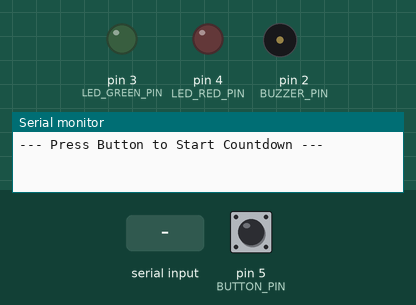
This sketch was run on a simulated Arduino Uno, built with avr-gcc and run on an emulated ATmega328P. On the bench: output pins drawn as LEDs (lit = HIGH), buzzer (waves = sounding, pin HIGH), the last lines printed to the serial monitor. Dashed ring = blinking. Inputs (shaded band) come from the test bench; at power-on: pin 5 (BUTTON_PIN) HIGH.

Above: at 1.2 s.
1.3 s: pin 5 (BUTTON_PIN) pulled LOW for 0.15 s
At 2.35 s:
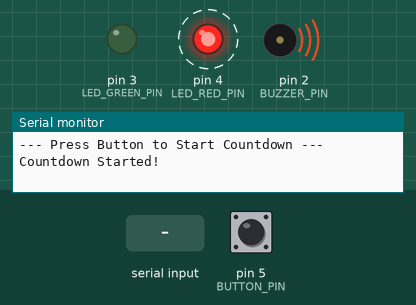
4.4 s: pin 5 (BUTTON_PIN) pulled LOW for 1 s
At 5.34 s:
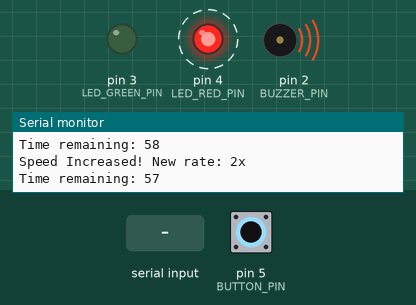
7.4 s: pin 5 (BUTTON_PIN) pulsed LOW 5 times (0.12 s each, 0.3 s apart)
At 8.25 s:
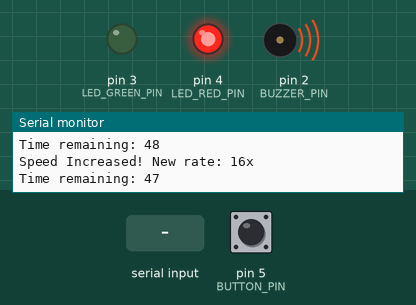
10.4 s: "1" received over Serial
At 13.18 s:
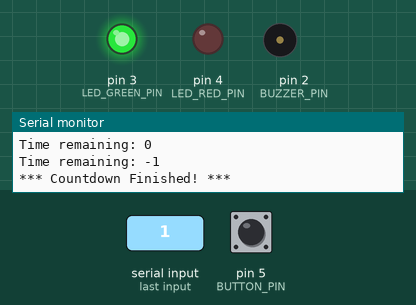
13.4 s: pin 5 (BUTTON_PIN) pulled LOW for 3.2 s
At 13.7 s:
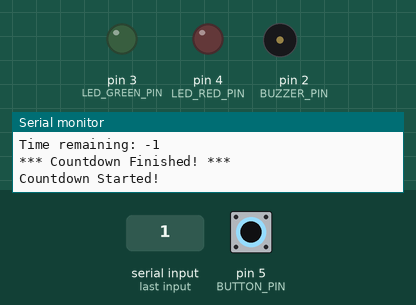
Timing chart, 0 to 19.1 s (numbered marks = the images above; inputs shaded):
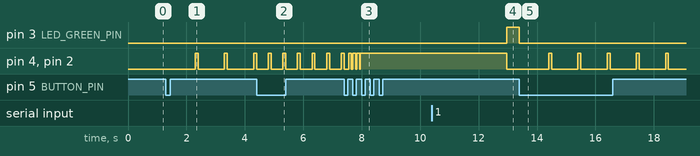

Measured:
- after the input at 1.3 s, pin 4 (LED_RED_PIN), pin 2 (BUZZER_PIN): alternates HIGH for 0.10 s and LOW for 0.90 s, starting after 1.0 s
- after the input at 4.4 s, pin 4 (LED_RED_PIN), pin 2 (BUZZER_PIN): alternates HIGH for 0.10 s and LOW for 0.40 s, starting after 0.40 s
- after the input at 7.4 s, pin 4 (LED_RED_PIN), pin 2 (BUZZER_PIN): alternates HIGH for 0.10 s and LOW for 0.02 s, 7 changes in all, then stays HIGH, starting after 0.15 s
- after the input at 10.4 s, pin 3 (LED_GREEN_PIN): LOW → HIGH after 2.6 s; pin 4 (LED_RED_PIN), pin 2 (BUZZER_PIN): HIGH → LOW after 2.6 s
- after the input at 13.4 s, pin 3 (LED_GREEN_PIN): HIGH → LOW at once; pin 4 (LED_RED_PIN), pin 2 (BUZZER_PIN): alternates HIGH for 0.10 s and LOW for 0.90 s, starting after 1.0 s

The sketch:

Bluetooth_CONNECTION.ino
```cpp
const int BUTTON_PIN = 5;      // Pushbutton connected to D5
const int BUZZER_PIN = 2;      // Buzzer connected to D2
const int LED_GREEN_PIN = 3;   // Green LED (D3)
const int LED_RED_PIN = 4;     // Red LED (D2)
const int IR_PIN = 7;         // IR Sensor (D7)

int buttonState;
int lastButtonState = HIGH;
bool countdownRunning = false;

int countdownTime = 60;                   // Countdown start time (in seconds)
unsigned long previousMillis = 0;
unsigned long interval = 1000;            // Initial interval (1 sec)
int speedMultiplier = 1;                  // Doubles each press during countdown
const int MAX_MULTIPLIER = 16;             // Max speed 8x
const unsigned long DEBOUNCE_DELAY = 200; // Avoid rapid re-triggers
unsigned long lastPressTime = 0;
int IR_value = 0;

void setup() {
  Serial.begin(9600);
  pinMode(BUTTON_PIN, INPUT_PULLUP);
  pinMode(BUZZER_PIN, OUTPUT);
  pinMode(LED_GREEN_PIN, OUTPUT);
  pinMode(LED_RED_PIN, OUTPUT);

  // Initially everything OFF
  digitalWrite(BUZZER_PIN, LOW);
  digitalWrite(LED_GREEN_PIN, LOW);
  digitalWrite(LED_RED_PIN, LOW);

  Serial.println("--- Press Button to Start Countdown ---");
}

void loop() {
  buttonState = digitalRead(BUTTON_PIN);
  unsigned long currentMillis = millis();

  // --- Button press detection with debounce ---
  if (buttonState == LOW && lastButtonState == HIGH && (currentMillis - lastPressTime) > DEBOUNCE_DELAY) {
    lastPressTime = currentMillis;

    if (!countdownRunning) {
      // Start the countdown
      countdownRunning = true;
      countdownTime = 60;
      interval = 1000;
      speedMultiplier = 1;
      Serial.println("Countdown Started!");
      digitalWrite(LED_GREEN_PIN, LOW); // Green off while counting
      previousMillis = millis();
    } else {
      // Accelerate the countdown
      if (speedMultiplier < MAX_MULTIPLIER) {
        speedMultiplier *= 2;
        interval = 1000 / speedMultiplier;
        Serial.print("Speed Increased! New rate: ");
        Serial.print(speedMultiplier);
        Serial.println("x");
      } else {
        Serial.println("Maximum speed reached!");
      }
    }
  }

  lastButtonState = buttonState;

  // --- Countdown logic ---
  if (countdownRunning) {
    if (currentMillis - previousMillis >= interval) {
      previousMillis = currentMillis;

      // Red blink + beep per count
      digitalWrite(LED_RED_PIN, HIGH);
      digitalWrite(BUZZER_PIN, HIGH);
      delay(100);
      digitalWrite(LED_RED_PIN, LOW);
      digitalWrite(BUZZER_PIN, LOW);

      Serial.print("Time remaining: ");
      Serial.println(countdownTime);

      countdownTime--;

      // End of countdown
      if ((countdownTime < 0) && (Serial.available() > 0)){
        Serial.println("*** Countdown Finished! ***");
        digitalWrite(LED_GREEN_PIN, HIGH); // Green ON steady
        digitalWrite(LED_RED_PIN, LOW);
        digitalWrite(BUZZER_PIN, LOW);
        countdownRunning = false;
      }
    }
  }
}
```
